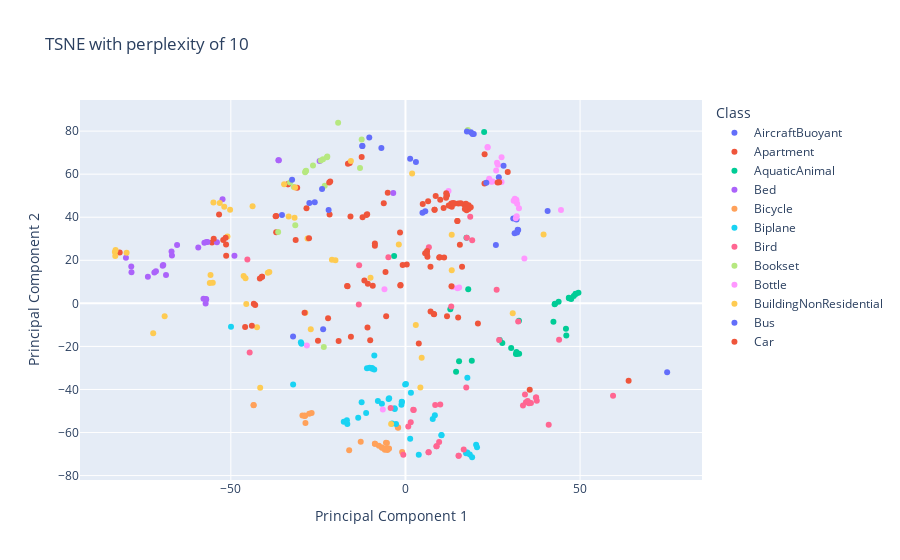

This figure's notebook cell:
### Code cell
X_embedded = TSNE(n_components=2, learning_rate='auto',init='random', perplexity=10).fit_transform(X)
tsne_df = pd.DataFrame(data=X_embedded, columns=['PCA1', 'PCA2'])
tsne_df['Class'] = Y['class']  # Add the class labels
tsne_df['Name']=Y["mesh_name"]

plot_data2(tsne_df,"PCA1","PCA2", title="TSNE with perplexity of 10", subset=chunks[0],html_filename="plot_tsne_perplexity_10.html")

### Figure 1 — Plotly figure (JSON) as saved in the notebook; plotly's stock layout.template omitted (floating-point values rounded to 4 significant figures; data arrays with more than 128 entries replaced by an {"elided": "..."} marker saying what was removed)
{"data": [{"customdata": [["AircraftBuoyant", "m1337.obj"], ["AircraftBuoyant", "m1338.obj"], ["AircraftBuoyant", "m1339.obj"], ["AircraftBuoyant", "m1340.obj"], ["AircraftBuoyant", "m1341.obj"], ["AircraftBuoyant", "m1342.obj"], ["AircraftBuoyant", "m1343.obj"], ["AircraftBuoyant", "m1344.obj"], ["AircraftBuoyant", "m1345.obj"], ["AircraftBuoyant", "m1346.obj"], ["AircraftBuoyant", "m1348.obj"], ["AircraftBuoyant", "m1349.obj"], ["AircraftBuoyant", "m1350.obj"], ["AircraftBuoyant", "m1351.obj"], ["AircraftBuoyant", "m1352.obj"]], "hovertemplate": "Class=%{customdata[0]}<br>Principal Component 1=%{x}<br>Principal Component 2=%{y}<br>Name=%{customdata[1]}<extra></extra>", "legendgroup": "AircraftBuoyant", "marker": {"color": "#636efa", "symbol": "circle"}, "mode": "markers", "name": "AircraftBuoyant", "orientation": "v", "showlegend": true, "type": "scatter", "x": [-12.32, -12.38, -10.36, 25.89, 31.26, 2.996, -6.895, 1.343, -32.18, 32.28, 32.13, 31.95, 31.8, 40.7, 30.86], "xaxis": "x", "y": [73.07, 73.14, 77.04, 27.07, 32.57, 65.63, 72.18, 67.17, -15.38, 34.12, 34.16, 32.89, 38.96, 42.85, 39.41], "yaxis": "y"}, {"customdata": [["Apartment", "D00045.obj"], ["Apartment", "D00086.obj"], ["Apartment", "D00138.obj"], ["Apartment", "D00156.obj"], ["Apartment", "D00310.obj"], ["Apartment", "D00348.obj"], ["Apartment", "D00366.obj"], ["Apartment", "D00478.obj"], ["Apartment", "D00496.obj"], ["Apartment", "D00626.obj"], ["Apartment", "D00639.obj"], ["Apartment", "D00651.obj"], ["Apartment", "D00681.obj"], ["Apartment", "D00780.obj"], ["Apartment", "D00792.obj"], ["Apartment", "D00859.obj"], ["Apartment", "D00860.obj"], ["Apartment", "D00869.obj"], ["Apartment", "D00921.obj"], ["Apartment", "D00953.obj"], ["Apartment", "m463.obj"], ["Apartment", "m464.obj"], ["Apartment", "m465.obj"]], "hovertemplate": "Class=%{customdata[0]}<br>Principal Component 1=%{x}<br>Principal Component 2=%{y}<br>Name=%{customdata[1]}<extra></extra>", "legendgroup": "Apartment", "marker": {"color": "#EF553B", "symbol": "circle"}, "mode": "markers", "name": "Apartment", "orientation": "v", "showlegend": true, "type": "scatter", "x": [-81.82, -10.86, -53.36, -33.64, -36.98, -15.96, -16.46, -41.08, -55.38, -12.28, -21.54, -33.66, -31.0, -6.207, -12.54, 22.64, -41.06, -52.18, -5.07, -37.01, -28.34, -21.72, 22.66], "xaxis": "x", "y": [23.62, -11.2, 41.31, 55.35, 40.6, 65.22, 64.8, 12.37, 28.23, 39.97, 56.61, 55.34, 53.66, 46.44, 68.0, 55.61, 12.4, 29.41, 51.36, 33.08, 44.18, 41.26, 69.28], "yaxis": "y"}, {"customdata": [["AquaticAnimal", "m53.obj"], ["AquaticAnimal", "m54.obj"], ["AquaticAnimal", "m55.obj"], ["AquaticAnimal", "m56.obj"], ["AquaticAnimal", "m57.obj"], ["AquaticAnimal", "m58.obj"], ["AquaticAnimal", "m59.obj"], ["AquaticAnimal", "m60.obj"], ["AquaticAnimal", "m61.obj"], ["AquaticAnimal", "m62.obj"], ["AquaticAnimal", "m63.obj"], ["AquaticAnimal", "m64.obj"], ["AquaticAnimal", "m65.obj"], ["AquaticAnimal", "m66.obj"], ["AquaticAnimal", "m67.obj"], ["AquaticAnimal", "m68.obj"], ["AquaticAnimal", "m69.obj"], ["AquaticAnimal", "m70.obj"], ["AquaticAnimal", "m71.obj"], ["AquaticAnimal", "m72.obj"], ["AquaticAnimal", "m73.obj"], ["AquaticAnimal", "m74.obj"], ["AquaticAnimal", "m75.obj"], ["AquaticAnimal", "m76.obj"], ["AquaticAnimal", "m77.obj"], ["AquaticAnimal", "m78.obj"], ["AquaticAnimal", "m79.obj"], ["AquaticAnimal", "m80.obj"], ["AquaticAnimal", "m81.obj"]], "hovertemplate": "Class=%{customdata[0]}<br>Principal Component 1=%{x}<br>Principal Component 2=%{y}<br>Name=%{customdata[1]}<extra></extra>", "legendgroup": "AquaticAnimal", "marker": {"color": "#00cc96", "symbol": "circle"}, "mode": "markers", "name": "AquaticAnimal", "orientation": "v", "showlegend": true, "type": "scatter", "x": [42.71, 48.66, 42.81, 49.53, 48.79, 17.48, 22.53, 26.99, 43.86, 46.78, -3.251, 46.82, 14.49, 17.97, 48.19, 45.96, 47.46, 30.27, 32.49, 42.37, 12.85, 31.99, 31.77, 27.73, 18.99, 15.34, 46.05, 31.63, 32.55], "xaxis": "x", "y": [-0.4299, 4.318, -0.1921, 4.883, 4.498, 30.44, 79.59, -16.98, 0.7857, 2.622, 22.02, 2.37, -31.75, 6.57, 3.467, -11.82, 1.969, -20.79, -8.112, -8.53, -2.714, -23.37, -22.64, -18.47, -26.65, -26.89, -14.93, -23.48, -23.41], "yaxis": "y"}, {"customdata": [["Bed", "D00031.obj"], ["Bed", "D00110.obj"], ["Bed", "D00121.obj"], ["Bed", "D00184.obj"], ["Bed", "D00210.obj"], ["Bed", "D00213.obj"], ["Bed", "D00217.obj"], ["Bed", "D00307.obj"], ["Bed", "D00322.obj"], ["Bed", "D00417.obj"], ["Bed", "D00538.obj"], ["Bed", "D00545.obj"], ["Bed", "D00552.obj"], ["Bed", "D00565.obj"], ["Bed", "D00650.obj"], ["Bed", "D00735.obj"], ["Bed", "D00836.obj"], ["Bed", "D00839.obj"], ["Bed", "D00969.obj"], ["Bed", "D00988.obj"], ["Bed", "m945.obj"], ["Bed", "m946.obj"], ["Bed", "m947.obj"], ["Bed", "m948.obj"], ["Bed", "m949.obj"], ["Bed", "m950.obj"], ["Bed", "m951.obj"]], "hovertemplate": "Class=%{customdata[0]}<br>Principal Component 1=%{x}<br>Principal Component 2=%{y}<br>Name=%{customdata[1]}<extra></extra>", "legendgroup": "Bed", "marker": {"color": "#ab63fa", "symbol": "circle"}, "mode": "markers", "name": "Bed", "orientation": "v", "showlegend": true, "type": "scatter", "x": [-53.98, -71.9, -80.03, -24.58, -52.37, -48.96, -57.05, -36.38, -57.83, -56.68, -71.44, -69.51, -68.56, -57.57, -57.1, -56.98, -3.498, -36.25, -65.39, -69.35, -59.32, -57.22, -73.75, -66.86, -66.98, -78.45, -78.5], "xaxis": "x", "y": [28.37, 14.36, 21.2, 66.16, 48.34, 22.13, 1.805, 66.46, 2.108, 28.5, 14.89, 17.43, 13.12, 28.13, 2.077, 28.47, 51.21, 66.52, 27.1, 17.78, 25.9, -0.129, 12.34, 22.17, 24.09, 14.4, 17.09], "yaxis": "y"}, {"customdata": [["Bicycle", "D00016.obj"], ["Bicycle", "D00033.obj"], ["Bicycle", "D00040.obj"], ["Bicycle", "D00077.obj"], ["Bicycle", "D00078.obj"], ["Bicycle", "D00462.obj"], ["Bicycle", "D00514.obj"], ["Bicycle", "D00536.obj"], ["Bicycle", "D00555.obj"], ["Bicycle", "D00558.obj"], ["Bicycle", "D00567.obj"], ["Bicycle", "D00621.obj"], ["Bicycle", "D00708.obj"], ["Bicycle", "D00750.obj"], ["Bicycle", "D00838.obj"], ["Bicycle", "D00847.obj"], ["Bicycle", "D00904.obj"], ["Bicycle", "D00930.obj"], ["Bicycle", "D00931.obj"], ["Bicycle", "D00974.obj"], ["Bicycle", "m1472.obj"], ["Bicycle", "m1473.obj"], ["Bicycle", "m1475.obj"], ["Bicycle", "m1476.obj"], ["Bicycle", "m1477.obj"], ["Bicycle", "m1478.obj"]], "hovertemplate": "Class=%{customdata[0]}<br>Principal Component 1=%{x}<br>Principal Component 2=%{y}<br>Name=%{customdata[1]}<extra></extra>", "legendgroup": "Bicycle", "marker": {"color": "#FFA15A", "symbol": "circle"}, "mode": "markers", "name": "Bicycle", "orientation": "v", "showlegend": true, "type": "scatter", "x": [-6.714, -5.903, -16.12, -5.308, -28.81, -5.576, -7.601, -29.5, -2.174, -2.092, -4.824, -6.697, -8.736, -26.86, -8.756, -28.77, -28.63, -27.57, -12.81, -43.47, -0.9579, -5.161, -43.48, -4.713, -28.87, -5.442], "xaxis": "x", "y": [-66.99, -67.96, -68.29, -64.88, -52.22, -64.76, -66.09, -52.05, -57.56, -57.82, -67.51, -67.05, -65.25, -50.93, -65.22, -52.25, -55.58, -51.31, -64.25, -47.28, -69.1, -68.12, -47.27, -67.46, -52.19, -67.38], "yaxis": "y"}, {"customdata": [["Biplane", "D00069.obj"], ["Biplane", "D00132.obj"], ["Biplane", "D00178.obj"], ["Biplane", "D00199.obj"], ["Biplane", "D00246.obj"], ["Biplane", "D00276.obj"], ["Biplane", "D00277.obj"], ["Biplane", "D00320.obj"], ["Biplane", "D00373.obj"], ["Biplane", "D00410.obj"], ["Biplane", "D00490.obj"], ["Biplane", "D00515.obj"], ["Biplane", "D00601.obj"], ["Biplane", "D00616.obj"], ["Biplane", "D00632.obj"], ["Biplane", "D00634.obj"], ["Biplane", "D00666.obj"], ["Biplane", "D00854.obj"], ["Biplane", "D00890.obj"], ["Biplane", "D00900.obj"], ["Biplane", "m1118.obj"], ["Biplane", "m1119.obj"], ["Biplane", "m1120.obj"], ["Biplane", "m1121.obj"], ["Biplane", "m1122.obj"], ["Biplane", "m1123.obj"], ["Biplane", "m1124.obj"], ["Biplane", "m1126.obj"], ["Biplane", "m1127.obj"], ["Biplane", "m1128.obj"], ["Biplane", "m1129.obj"], ["Biplane", "m1131.obj"], ["Biplane", "m1132.obj"], ["Biplane", "m1133.obj"], ["Biplane", "m1134.obj"], ["Biplane", "m1135.obj"], ["Biplane", "m1136.obj"], ["Biplane", "m1137.obj"], ["Biplane", "m1138.obj"], ["Biplane", "m1139.obj"], ["Biplane", "m1141.obj"], ["Biplane", "m1143.obj"], ["Biplane", "m1144.obj"], ["Biplane", "m1146.obj"]], "hovertemplate": "Class=%{customdata[0]}<br>Principal Component 1=%{x}<br>Principal Component 2=%{y}<br>Name=%{customdata[1]}<extra></extra>", "legendgroup": "Biplane", "marker": {"color": "#19d3f3", "symbol": "circle"}, "mode": "markers", "name": "Biplane", "orientation": "v", "showlegend": true, "type": "scatter", "x": [-11.26, -0.08415, 17.69, -17.66, 20.23, -8.918, 20.49, 17.36, -4.667, 17.72, 1.35, -4.822, -49.95, 7.809, -1.034, -7.891, -9.567, 18.42, -29.94, 17.6, -16.64, -11.02, -29.77, -13.53, -1.149, -10.27, -2.705, -32.16, 0.1445, -9.511, -3.063, -8.933, -3.832, -1.052, 10.3, 1.568, 3.813, 10.31, -6.746, -16.77, 19.09, -12.55, -3.119, 8.416], "xaxis": "x", "y": [-50.95, -37.66, -69.25, -55.01, -65.68, -24.22, -66.85, -69.65, -44.05, -34.55, -62.93, -44.48, -10.92, -53.76, -45.68, -45.39, -30.03, -70.25, -18.03, -69.4, -56.0, -30.11, -18.78, -53.19, -47.06, -29.92, -56.0, -37.66, -37.49, -30.39, -49.04, -30.75, -55.77, -45.79, -61.13, -41.51, -70.37, -61.3, -46.61, -54.35, -71.48, -45.9, -48.73, -51.96], "yaxis": "y"}, {"customdata": [["Bird", "D00089.obj"], ["Bird", "D00113.obj"], ["Bird", "D00164.obj"], ["Bird", "D00234.obj"], ["Bird", "D00271.obj"], ["Bird", "D00284.obj"], ["Bird", "D00323.obj"], ["Bird", "D00386.obj"], ["Bird", "D00438.obj"], ["Bird", "D00442.obj"], ["Bird", "D00546.obj"], ["Bird", "D00599.obj"], ["Bird", "D00625.obj"], ["Bird", "D00689.obj"], ["Bird", "D00736.obj"], ["Bird", "D00762.obj"], ["Bird", "D00862.obj"], ["Bird", "D00922.obj"], ["Bird", "D00961.obj"], ["Bird", "D00999.obj"], ["Bird", "m28.obj"], ["Bird", "m29.obj"], ["Bird", "m30.obj"], ["Bird", "m31.obj"], ["Bird", "m32.obj"], ["Bird", "m33.obj"], ["Bird", "m34.obj"], ["Bird", "m35.obj"], ["Bird", "m36.obj"], ["Bird", "m37.obj"], ["Bird", "m38.obj"], ["Bird", "m39.obj"], ["Bird", "m40.obj"], ["Bird", "m41.obj"], ["Bird", "m42.obj"], ["Bird", "m43.obj"], ["Bird", "m44.obj"], ["Bird", "m45.obj"], ["Bird", "m47.obj"], ["Bird", "m48.obj"], ["Bird", "m50.obj"], ["Bird", "m51.obj"], ["Bird", "m52.obj"]], "hovertemplate": "Class=%{customdata[0]}<br>Principal Component 1=%{x}<br>Principal Component 2=%{y}<br>Name=%{customdata[1]}<extra></extra>", "legendgroup": "Bird", "marker": {"color": "#FF6692", "symbol": "circle"}, "mode": "markers", "name": "Bird", "orientation": "v", "showlegend": true, "type": "scatter", "x": [6.653, -13.36, 16.68, 9.963, 1.508, 15.23, 59.44, 43.99, 35.39, -4.239, 34.22, 37.6, 0.8088, 8.88, 34.5, 8.518, 33.65, 2.24, 35.93, 37.42, 13.11, 32.27, 26.83, 6.703, 26.11, -13.26, 6.599, -45.26, -44.61, 2.364, 37.35, 17.41, 8.912, 35.36, 41.02, -0.6159, 9.641, 15.22, 34.99, 17.56, 19.11, 18.55, -4.883], "xaxis": "x", "y": [-69.13, -0.4858, -67.9, -46.93, -55.2, -70.74, -42.88, -16.91, -46.22, -48.66, -42.29, -45.25, -57.18, -66.39, -45.95, -47.19, -47.42, -49.47, -46.34, -43.68, -1.459, -8.39, -16.97, 26.08, 6.321, 17.68, -69.14, 20.31, -22.81, -49.48, -43.68, -39.05, -66.36, -46.35, -56.37, -70.34, -64.37, -70.74, -45.4, 30.44, 29.26, 40.19, 21.37], "yaxis": "y"}, {"customdata": [["Bookset", "D01009.obj"], ["Bookset", "D01013.obj"], ["Bookset", "D01030.obj"], ["Bookset", "D01038.obj"], ["Bookset", "D01042.obj"], ["Bookset", "D01050.obj"], ["Bookset", "D01065.obj"], ["Bookset", "D01096.obj"], ["Bookset", "D01108.obj"], ["Bookset", "D01110.obj"], ["Bookset", "D01122.obj"], ["Bookset", "D01135.obj"], ["Bookset", "D01146.obj"], ["Bookset", "D01182.obj"], ["Bookset", "D01183.obj"], ["Bookset", "D01184.obj"], ["Bookset", "D01190.obj"], ["Bookset", "D01199.obj"]], "hovertemplate": "Class=%{customdata[0]}<br>Principal Component 1=%{x}<br>Principal Component 2=%{y}<br>Name=%{customdata[1]}<extra></extra>", "legendgroup": "Bookset", "marker": {"color": "#B6E880", "symbol": "circle"}, "mode": "markers", "name": "Bookset", "orientation": "v", "showlegend": true, "type": "scatter", "x": [-24.25, -33.06, -19.28, -23.38, -31.55, -22.46, -31.97, -28.6, -23.11, -13.01, -12.54, 17.86, -22.38, -28.73, -23.61, -26.48, -36.45, -28.45], "xaxis": "x", "y": [66.37, 56.16, 83.88, -20.31, 36.28, 67.82, 54.09, 61.38, 54.62, 62.85, 76.05, 80.57, 68.2, 60.92, 66.93, 64.01, 33.16, 61.56], "yaxis": "y"}, {"customdata": [["Bottle", "D00020.obj"], ["Bottle", "D00123.obj"], ["Bottle", "D00139.obj"], ["Bottle", "D00166.obj"], ["Bottle", "D00176.obj"], ["Bottle", "D00208.obj"], ["Bottle", "D00281.obj"], ["Bottle", "D00311.obj"], ["Bottle", "D00350.obj"], ["Bottle", "D00390.obj"], ["Bottle", "D00451.obj"], ["Bottle", "D00679.obj"], ["Bottle", "D00696.obj"], ["Bottle", "D00711.obj"], ["Bottle", "D00716.obj"], ["Bottle", "D00726.obj"], ["Bottle", "D00892.obj"], ["Bottle", "D00940.obj"], ["Bottle", "D00959.obj"], ["Bottle", "m482.obj"], ["Bottle", "m483.obj"], ["Bottle", "m484.obj"], ["Bottle", "m485.obj"], ["Bottle", "m486.obj"], ["Bottle", "m487.obj"], ["Bottle", "m488.obj"], ["Bottle", "m489.obj"], ["Bottle", "m490.obj"], ["Bottle", "m491.obj"]], "hovertemplate": "Class=%{customdata[0]}<br>Principal Component 1=%{x}<br>Principal Component 2=%{y}<br>Name=%{customdata[1]}<extra></extra>", "legendgroup": "Bottle", "marker": {"color": "#FF97FF", "symbol": "circle"}, "mode": "markers", "name": "Bottle", "orientation": "v", "showlegend": true, "type": "scatter", "x": [31.7, 30.98, 34.05, 27.51, -28.22, 14.91, 15.37, 24.55, 31.73, -6.013, 26.22, -6.479, 23.51, 23.97, 13.52, 44.53, 23.54, 23.98, 32.5, 31.62, 31.99, 31.31, 31.75, 25.97, 31.85, 24.98, 27.52, 26.46, 12.33], "xaxis": "x", "y": [47.24, 47.66, 20.89, 67.89, -19.54, 7.069, 7.34, 56.53, 47.86, 6.554, 65.31, -49.35, 72.65, 57.15, 7.64, 43.32, 72.44, 57.83, 44.19, 39.54, 46.25, 48.55, 48.17, 61.72, 40.44, 56.54, 56.4, 64.42, 52.15], "yaxis": "y"}, {"customdata": [["BuildingNonResidential", "m382.obj"], ["BuildingNonResidential", "m383.obj"], ["BuildingNonResidential", "m384.obj"], ["BuildingNonResidential", "m385.obj"], ["BuildingNonResidential", "m386.obj"], ["BuildingNonResidential", "m387.obj"], ["BuildingNonResidential", "m390.obj"], ["BuildingNonResidential", "m391.obj"], ["BuildingNonResidential", "m392.obj"], ["BuildingNonResidential", "m393.obj"], ["BuildingNonResidential", "m394.obj"], ["BuildingNonResidential", "m395.obj"], ["BuildingNonResidential", "m396.obj"], ["BuildingNonResidential", "m397.obj"], ["BuildingNonResidential", "m398.obj"], ["BuildingNonResidential", "m399.obj"], ["BuildingNonResidential", "m400.obj"], ["BuildingNonResidential", "m401.obj"], ["BuildingNonResidential", "m402.obj"], ["BuildingNonResidential", "m404.obj"], ["BuildingNonResidential", "m405.obj"], ["BuildingNonResidential", "m406.obj"], ["BuildingNonResidential", "m407.obj"], ["BuildingNonResidential", "m408.obj"], ["BuildingNonResidential", "m409.obj"], ["BuildingNonResidential", "m410.obj"], ["BuildingNonResidential", "m412.obj"], ["BuildingNonResidential", "m413.obj"], ["BuildingNonResidential", "m414.obj"], ["BuildingNonResidential", "m415.obj"], ["BuildingNonResidential", "m416.obj"], ["BuildingNonResidential", "m418.obj"], ["BuildingNonResidential", "m420.obj"], ["BuildingNonResidential", "m421.obj"], ["BuildingNonResidential", "m470.obj"], ["BuildingNonResidential", "m471.obj"], ["BuildingNonResidential", "m472.obj"], ["BuildingNonResidential", "m474.obj"], ["BuildingNonResidential", "m475.obj"], ["BuildingNonResidential", "m477.obj"], ["BuildingNonResidential", "m478.obj"], ["BuildingNonResidential", "m479.obj"], ["BuildingNonResidential", "m481.obj"]], "hovertemplate": "Class=%{customdata[0]}<br>Principal Component 1=%{x}<br>Principal Component 2=%{y}<br>Name=%{customdata[1]}<extra></extra>", "legendgroup": "BuildingNonResidential", "marker": {"color": "#FECB52", "symbol": "circle"}, "mode": "markers", "name": "BuildingNonResidential", "orientation": "v", "showlegend": true, "type": "scatter", "x": [-46.33, -21.06, -68.95, -20.05, -83.21, -42.5, -15.62, -1.899, 13.25, -28.66, -55.17, -38.98, -45.57, -39.4, -55.81, -83.0, -51.88, -27.11, -33.45, -10.0, -34.74, -31.76, 1.91, -50.97, 4.274, -54.99, -4.102, -43.77, -45.79, -28.03, -31.6, -53.17, -50.2, -56.01, -72.22, 39.55, 13.25, -83.09, 30.71, 2.964, -41.6, 4.646, -79.84], "xaxis": "x", "y": [12.66, 20.3, -5.967, 19.97, 23.83, -11.1, 66.11, 27.37, 31.85, -4.311, 9.618, 14.5, -0.3473, 14.21, 13.22, 24.83, 44.87, -12.06, 40.35, 11.9, 55.33, 39.78, 60.3, 31.08, -39.08, 46.88, -56.02, 45.11, 11.65, 30.16, 53.79, 46.65, 43.45, 9.422, -13.93, 31.93, 15.38, 21.96, -4.632, -10.03, -39.15, -25.28, 23.46], "yaxis": "y"}, {"customdata": [["Bus", "D00084.obj"], ["Bus", "D00114.obj"], ["Bus", "D00151.obj"], ["Bus", "D00179.obj"], ["Bus", "D00182.obj"], ["Bus", "D00264.obj"], ["Bus", "D00436.obj"], ["Bus", "D00448.obj"], ["Bus", "D00483.obj"], ["Bus", "D00677.obj"], ["Bus", "D00754.obj"], ["Bus", "D00769.obj"], ["Bus", "D00775.obj"], ["Bus", "D00815.obj"], ["Bus", "D00823.obj"], ["Bus", "D00832.obj"], ["Bus", "D00857.obj"]], "hovertemplate": "Class=%{customdata[0]}<br>Principal Component 1=%{x}<br>Principal Component 2=%{y}<br>Name=%{customdata[1]}<extra></extra>", "legendgroup": "Bus", "marker": {"color": "#636efa", "symbol": "circle"}, "mode": "markers", "name": "Bus", "orientation": "v", "showlegend": true, "type": "scatter", "x": [74.93, -32.46, 5.672, 18.75, 4.871, 28.09, 26.73, -23.88, 17.59, -23.57, -22.01, -25.98, -27.51, 19.56, -35.36, 23.16, 19.2], "xaxis": "x", "y": [-31.99, 57.43, 42.72, 79.49, 42.08, 63.94, 58.51, 53.09, 79.81, -12.07, 43.41, 46.97, 46.66, 78.71, 41.06, 56.01, 78.7], "yaxis": "y"}, {"customdata": {"elided": "89x2 str values"}, "hovertemplate": "Class=%{customdata[0]}<br>Principal Component 1=%{x}<br>Principal Component 2=%{y}<br>Name=%{customdata[1]}<extra></extra>", "legendgroup": "Car", "marker": {"color": "#EF553B", "symbol": "circle"}, "mode": "markers", "name": "Car", "orientation": "v", "showlegend": true, "type": "scatter", "x": [13.18, -27.61, -15.74, 16.79, -21.83, 13.12, -28.89, -11.15, -8.759, 0.3704, 18.09, 15.09, 4.946, -5.711, 12.92, 11.84, 15.16, -1.422, 13.27, -10.97, 12.38, 11.82, -43.02, -41.69, -1.553, -15.62, -22.16, -1.454, 9.67, 6.287, -25.05, -31.44, 6.19, 20.75, 35.58, 3.819, 8.195, -45.91, -16.57, 7.195, -43.97, -9.362, -16.71, -10.77, -5.523, 8.1, 11.9, 14.87, 17.51, 14.87, 18.08, 29.28, 9.808, 17.7, 15.83, -0.8002, 8.657, -8.756, 10.92, 14.11, 26.83, 18.69, 11.68, 17.32, 6.153, 26.39, 17.7, 5.645, 9.954, 13.66, 15.58, -11.76, 8.328, -54.9, 7.165, 8.332, 11.07, 6.488, 17.01, 16.2, -10.09, 63.89, 11.63, -19.13, -43.43, -37.17, -51.33, -51.49, -51.36], "xaxis": "x", "y": [7.921, 30.21, 40.4, 45.95, 56.17, 46.4, -4.416, 41.09, 27.83, 18.03, 43.82, -6.547, 46.09, 14.51, 45.17, 50.24, 46.32, 8.528, 44.91, 41.34, 45.47, 50.22, -0.754, 11.55, 32.86, -15.54, -6.872, 8.232, 21.32, 21.67, -17.4, 29.38, 24.26, -9.344, -40.1, -18.62, -5.061, -10.95, 7.922, -3.737, -10.39, 8.215, 8.0, 9.113, -5.956, -4.959, -5.996, 38.23, 43.19, 38.21, 45.52, 60.97, 21.38, 44.94, 46.47, 17.87, 49.8, 26.7, 44.23, 46.43, 56.29, 44.61, 51.1, 46.31, 22.94, 56.16, 45.02, 23.32, 48.16, 46.57, 27.27, 10.55, 43.5, 30.03, 17.01, 43.5, 21.31, 47.45, 43.84, 16.98, -17.16, -35.95, 49.06, -17.49, -0.1991, 40.48, 22.09, 30.48, 27.31], "yaxis": "y"}], "layout": {"legend": {"title": {"text": "Class"}, "tracegroupgap": 0}, "title": {"text": "TSNE with perplexity of 10"}, "xaxis": {"anchor": "y", "domain": [0, 1], "title": {"text": "Principal Component 1"}}, "yaxis": {"anchor": "x", "domain": [0, 1], "title": {"text": "Principal Component 2"}}}}
